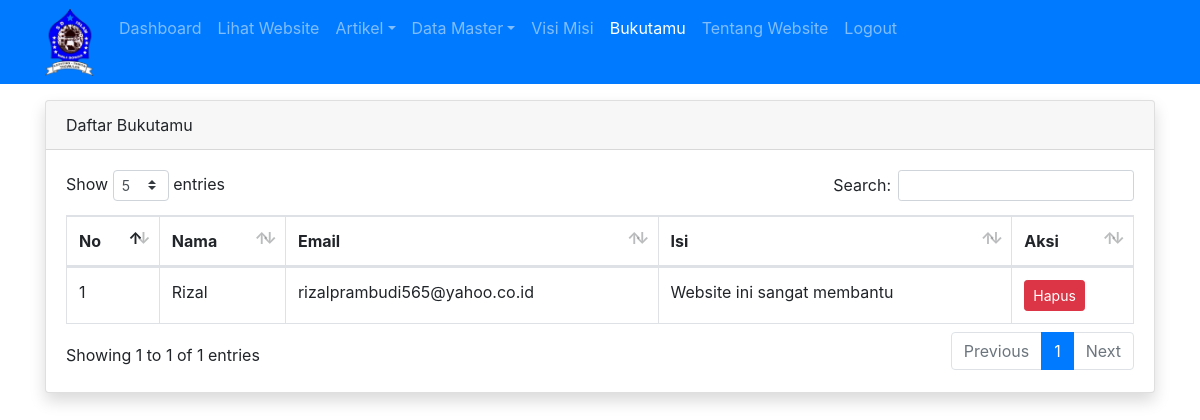
The page /admin/bukutamu.php (signed in) on the database its author committed.
### tables this page shows
CREATE TABLE `tbl_bukutamu` (
  `id` int(11) NOT NULL,
  `nama` varchar(80) DEFAULT NULL,
  `email` varchar(90) DEFAULT NULL,
  `isi` varchar(255) DEFAULT NULL
);

### admin/bukutamu.php (the view, shortened to what this page needs)
<?php
require_once '../koneksi.php';
$query = mysqli_query($koneksi, "SELECT * FROM tbl_bukutamu");
$no = 1;
?>
<!DOCTYPE html>
<html>
<head>
	<link rel="stylesheet" href="../resources/datatables/datatables.min.css">
	<link rel="stylesheet" href="../resources/css/bootstrap.min.css">
</head>
<body>
	<?php require_once 'navbar.php'; ?>
	<div class="container mt-3">
		<div class="row">
			<div class="col">
				<div class="card shadow">
					<div class="card-header">
						<div class="clearfix">
							<div class="float-left">
								Daftar Bukutamu
							</div>
						</div>
					</div>
					<div class="card-body">
						<table id="table_id" class="dataTable table table-bordered">
						    <thead>
						        <tr>
						            <th>No</th>
						            <th>Nama</th>
						            <th>Email</th>
						            <th>Isi</th>
						            <th>Aksi</th>
						        </tr>
						    </thead>
						    <tbody>
						        <?php while($row = mysqli_fetch_assoc($query)) : ?>
						        	<tr>
						        		<td><?= $no++ ?></td>
						        		<td><?= $row['nama'] ?></td>
						        		<td><?= $row['email'] ?></td>
						        		<td><?= $row['isi'] ?></td>
						        		<td>
						        			<a href="hapus_bukutamu.php?id=<?= $row['id'] ?>" class="btn btn-sm btn-danger" onclick="return confirm('apakah anda yakin?')">Hapus</a>
						        		</td>
						        	</tr>
						        <?php endwhile; ?>
						    </tbody>
						</table>
					</div>
				</div>
			</div>
		</div>
	</div>
</body>
</html>

### rows shown on the page
tbl_bukutamu: nama "Rizal", email "rizalprambudi565@yahoo.co.id", isi "Website ini sangat membantu"
